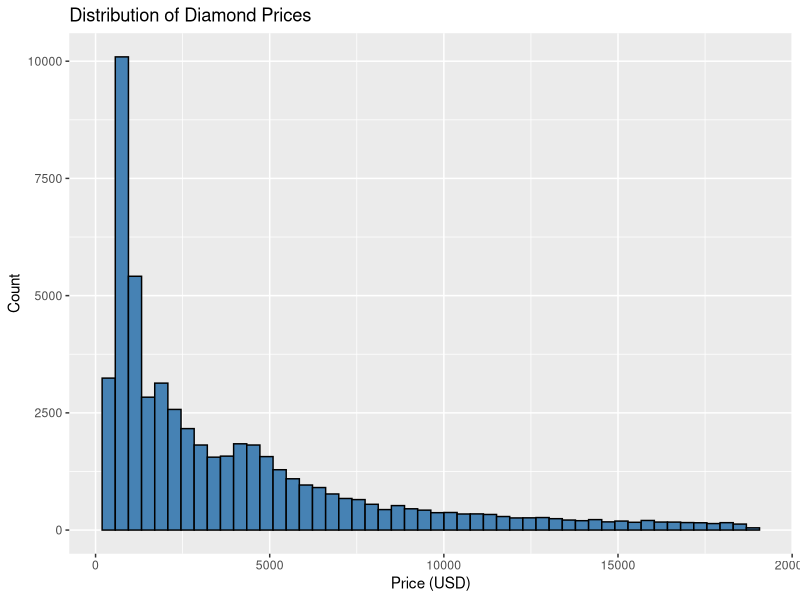

R code for this plot:
## ---- chunk 1
knitr::opts_chunk$set(echo = TRUE)

library('tidyverse') ; library('ggplot2')

## ---- chunk 2
data(diamonds, package = "ggplot2")
names(diamonds)
## ---- chunk 3
summary(diamonds$price)
ggplot(diamonds, aes(x = price)) + 
  geom_histogram(bins = 50, fill = "steelblue", color = "black") +
  ggtitle("Distribution of Diamond Prices") +
  xlab("Price (USD)") +
  ylab("Count")

